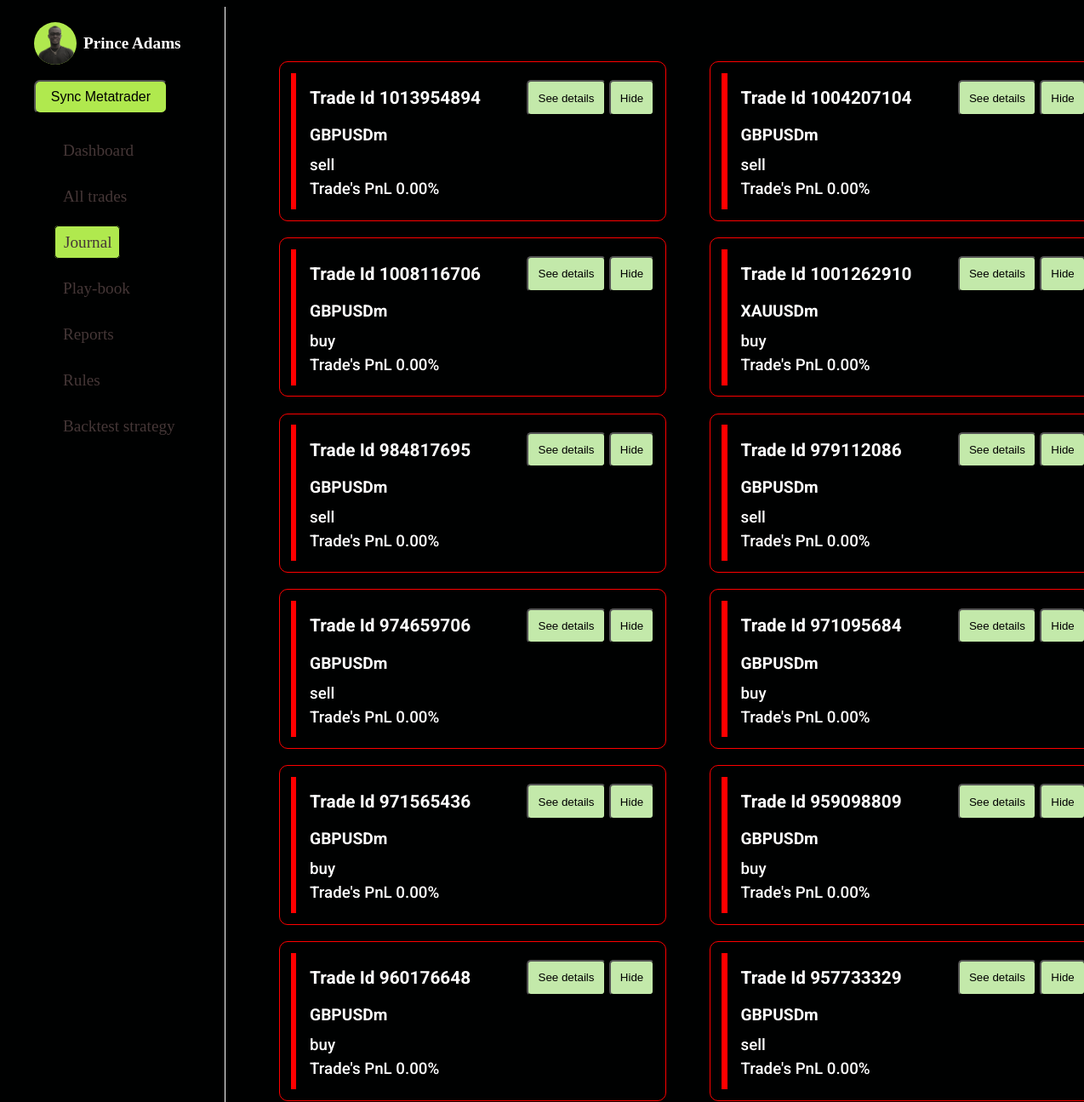
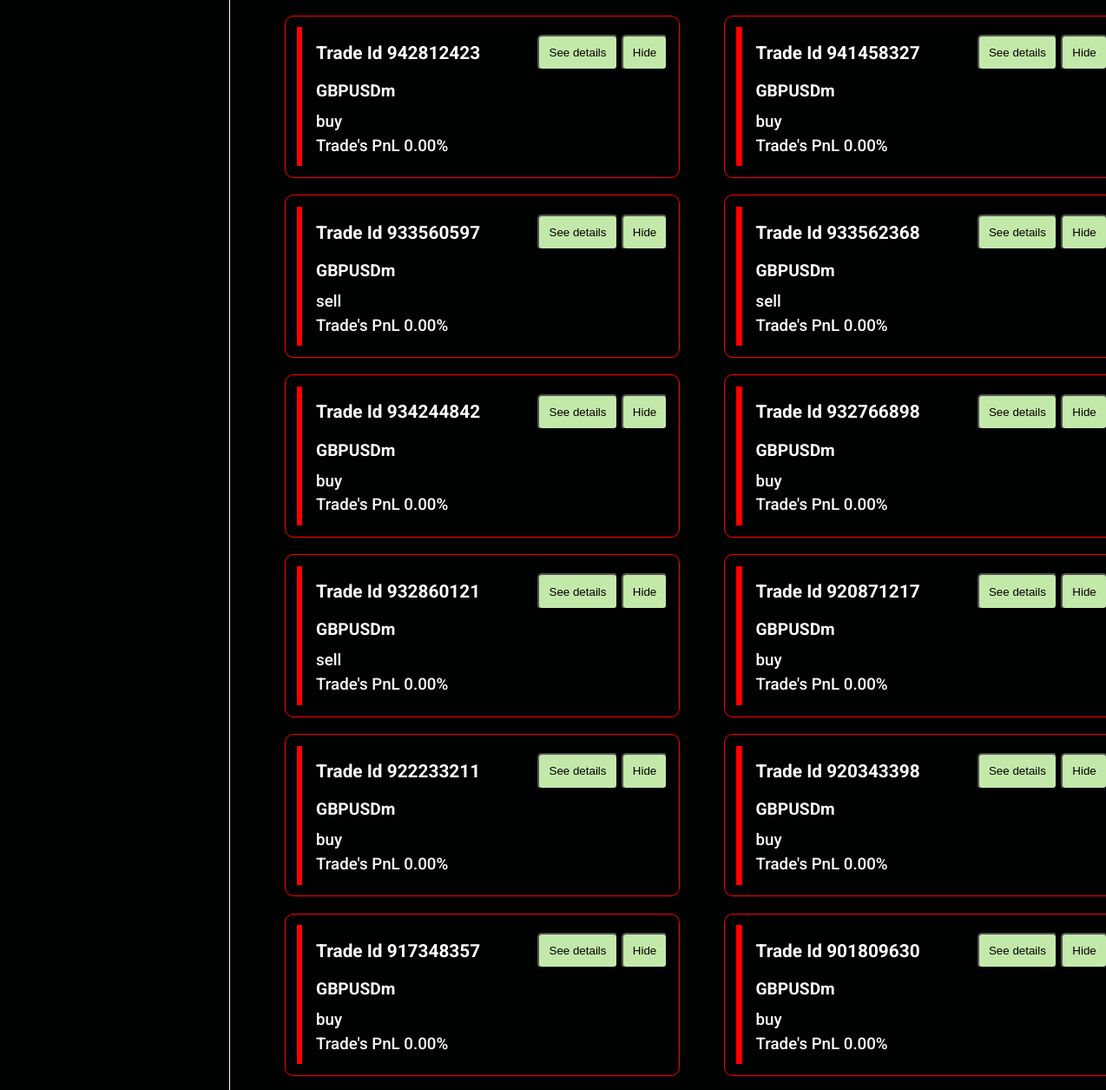
Page /journal on the committed database (2 pictures, top to bottom).
### forexJournal/models.py (models this page shows, shortened)
class TradesModel(models.Model):
    ticket = models.IntegerField(null=False, unique=True)
    opening_time = models.DateTimeField()
    closing_time = models.DateTimeField()
    order_type = models.CharField(null=False, blank=False, max_length=10)
    lot_size = models.DecimalField(decimal_places=2, max_digits=4)
    original_position_size = models.DecimalField(decimal_places=2, max_digits=4)
    symbol = models.CharField(max_length=8)
    opening_price = models.DecimalField(decimal_places=6, max_digits=12)
    closing_price = models.DecimalField(decimal_places=6, max_digits=12)
    stop_loss = models.DecimalField(decimal_places=6, max_digits=12)
    take_profit = models.DecimalField(decimal_places=6, max_digits=12)
    commission_usd = models.DecimalField(decimal_places=4, max_digits=5)
    swap_usd = models.DecimalField(decimal_places=3, max_digits=3)
    profit_usd = models.DecimalField(decimal_places=3, max_digits=7)
    equity_usd = models.CharField(max_length=10)
    margin_level = models.CharField(max_length=10)
    close_reason = models.CharField(max_length=10)
    strategy = models.ForeignKey(StrategyModel, on_delete=models.SET_NULL, null=True, blank=True)
    profit_target = models.DecimalField(max_digits=7, decimal_places=2, null=True, blank=True)
    stop_loss_value = models.DecimalField(max_digits=7, decimal_places=2, null=True, blank=True)
    tags = models.CharField(max_length=50, null=True, blank=True)
    planned_R_Multiple = models.DecimalField(max_digits=5, decimal_places=2, null=True, blank=True)
    notes = models.TextField(null=True, blank=True)

### forexJournal/views.py (the view)
# urls.py: path("journal", views.journal, name="journal"),
def journal(requests):
    context = {}
    trades = TradesModel.objects.all().order_by("-id")
    for trade in trades:
        trade.profit_usd = Money(trade.profit_usd, "USD")
    context["trades"] = trades
    return render(requests, "forexJournal/journal.html", context)

### forexJournal/templates/forexJournal/journal.html (shortened to what this page needs)
{% extends "base.html" %}
{% load static %}
{% block css_files %}
    <link rel="stylesheet" href="{% static 'forexJournal/journal.css' %}">
{% endblock css_files %}
{% block content %}
<div class="main-content">
    <ul class="list">
        {% for trade in trades %}
            <li>
                <div class="trade">
                    <div class="bar"></div>
                    <div class="items">
                        <div class="heads">
                            <h2>Trade Id {{ trade.ticket}}</h2>
                            <div>
                                <button type="button">See details</button>
                                <button type="button">Hide</button>
                            </div>
                        </div>
                        <div class="values">
                            <h3 class="first">{{ trade.profit_usd }} <span>{{ trade.symbol }}</span></h3>
                            <h3 class="second">{{ trade.order_type}}</h3>
                            <h3 class="third">Trade's PnL 0.00%</h3>
                        </div>
                    </div>
                </div>
            </li>
        {% endfor %}
    </ul>
</div>
{% endblock content %}

### forexJournal/static/forexJournal/journal.css (style rules this page uses)
.main-content { margin-left: 20rem; width: 78vw; }
.trade { height: 10rem; padding: 0.8rem; border: 0.5px solid greenyellow; border-radius: 10px; margin-right: 2rem; display: flex; cursor: pointer; transition: transform 0.3s ease; }
.heads { display: flex; align-items: center; justify-content: space-between; }
.heads button { padding: 0.7rem; background: rgb(195, 233, 170); border-radius: 5px; }
.heads h2 { font-size: 1.3rem; font-family: "Roboto", sans-serif; font-weight: bold; font-style: normal; }
.values { margin-top: -1rem; }
.values .first { font-size: 2.5rem; margin-top: -1rem; }
.first span { font-size: 1.2rem; font-family: "Roboto", sans-serif; font-weight: bold; font-style: normal; }
.second { margin-top: -2rem; font-family: "Roboto", sans-serif; font-weight: 500; font-style: normal; }
.third { margin-top: -0.8rem; font-family: "Roboto", sans-serif; font-weight: 500; font-style: normal; }
.bar { height: 100%; width: 0.4rem; background: greenyellow; }
.items { width: 97%; margin-left: 1rem; }
.list { display: grid; grid-template-columns: 1fr 1fr; gap: 1.2rem; margin-left: -2.5rem; margin-top: 4rem; list-style: none; }

### static/base.css (style rules this page uses)
:root { --main-color:#000101; --divBack: hsl(207, 35%, 10%); --selectedColor: #B0E94E; --selectedColor2: #efef05; }
body { color: white; background: var(--main-color); height: 100vh; display: grid; grid-template-columns: 1fr 4fr ; }

### rows in the picture
TradesModel: ticket "1013954894", symbol "GBPUSDm", order_type "sell"
TradesModel: ticket "1004207104", symbol "GBPUSDm", order_type "sell"
TradesModel: ticket "1008116706", symbol "GBPUSDm", order_type "buy"
TradesModel: ticket "1001262910", symbol "XAUUSDm", order_type "buy"
TradesModel: ticket "984817695", symbol "GBPUSDm", order_type "sell"
TradesModel: ticket "979112086", symbol "GBPUSDm", order_type "sell"
TradesModel: ticket "974659706", symbol "GBPUSDm", order_type "sell"
TradesModel: ticket "971095684", symbol "GBPUSDm", order_type "buy"
TradesModel: ticket "971565436", symbol "GBPUSDm", order_type "buy"
TradesModel: ticket "959098809", symbol "GBPUSDm", order_type "buy"
TradesModel: ticket "960176648", symbol "GBPUSDm", order_type "buy"
TradesModel: ticket "957733329", symbol "GBPUSDm", order_type "sell"
TradesModel: ticket "942812423", symbol "GBPUSDm", order_type "buy"
TradesModel: ticket "941458327", symbol "GBPUSDm", order_type "buy"
TradesModel: ticket "933560597", symbol "GBPUSDm", order_type "sell"
TradesModel: ticket "933562368", symbol "GBPUSDm", order_type "sell"
TradesModel: ticket "934244842", symbol "GBPUSDm", order_type "buy"
TradesModel: ticket "932766898", symbol "GBPUSDm", order_type "buy"
TradesModel: ticket "932860121", symbol "GBPUSDm", order_type "sell"
TradesModel: ticket "920871217", symbol "GBPUSDm", order_type "buy"
TradesModel: ticket "922233211", symbol "GBPUSDm", order_type "buy"
TradesModel: ticket "920343398", symbol "GBPUSDm", order_type "buy"
TradesModel: ticket "917348357", symbol "GBPUSDm", order_type "buy"
TradesModel: ticket "901809630", symbol "GBPUSDm", order_type "buy"
